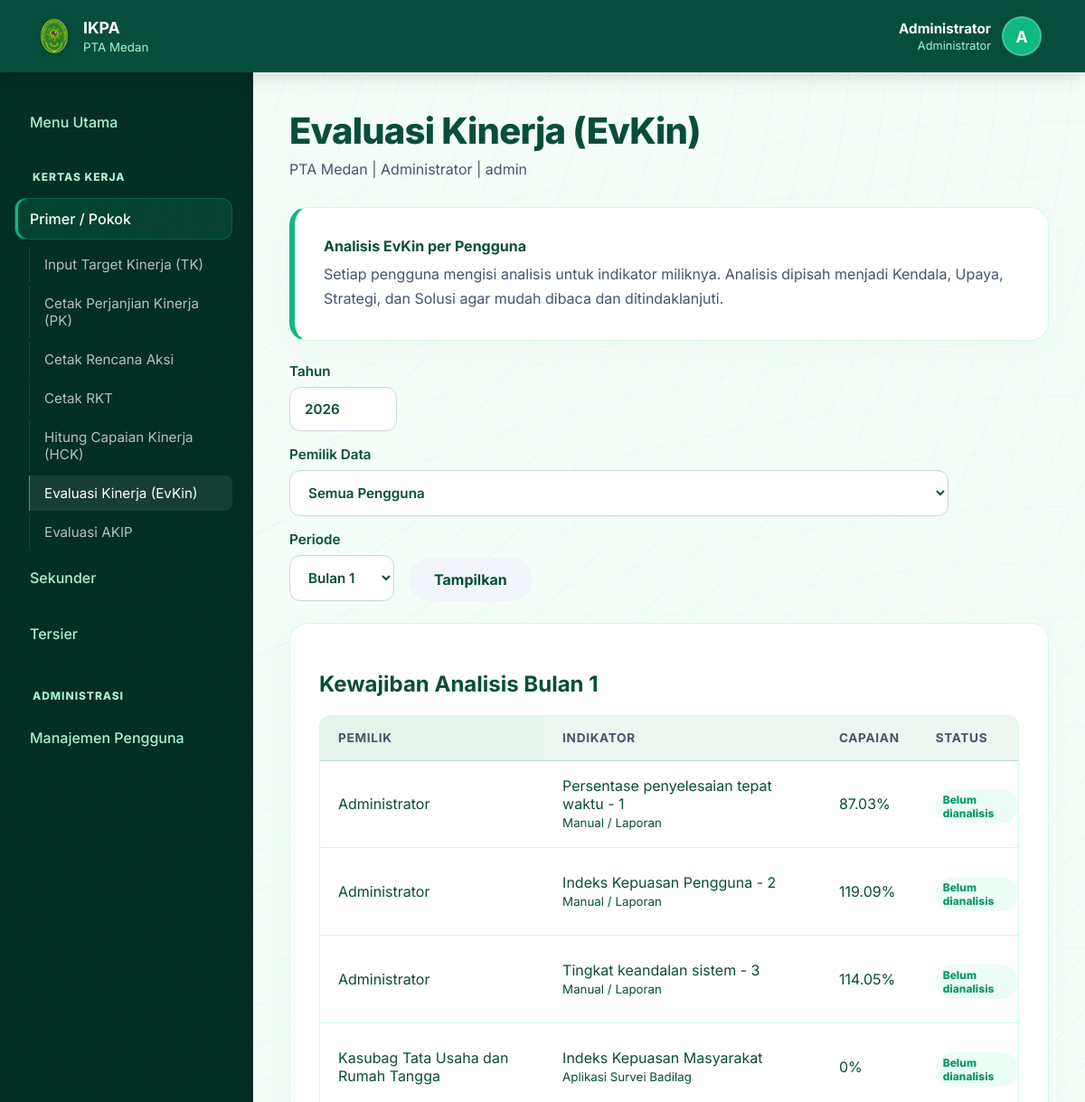
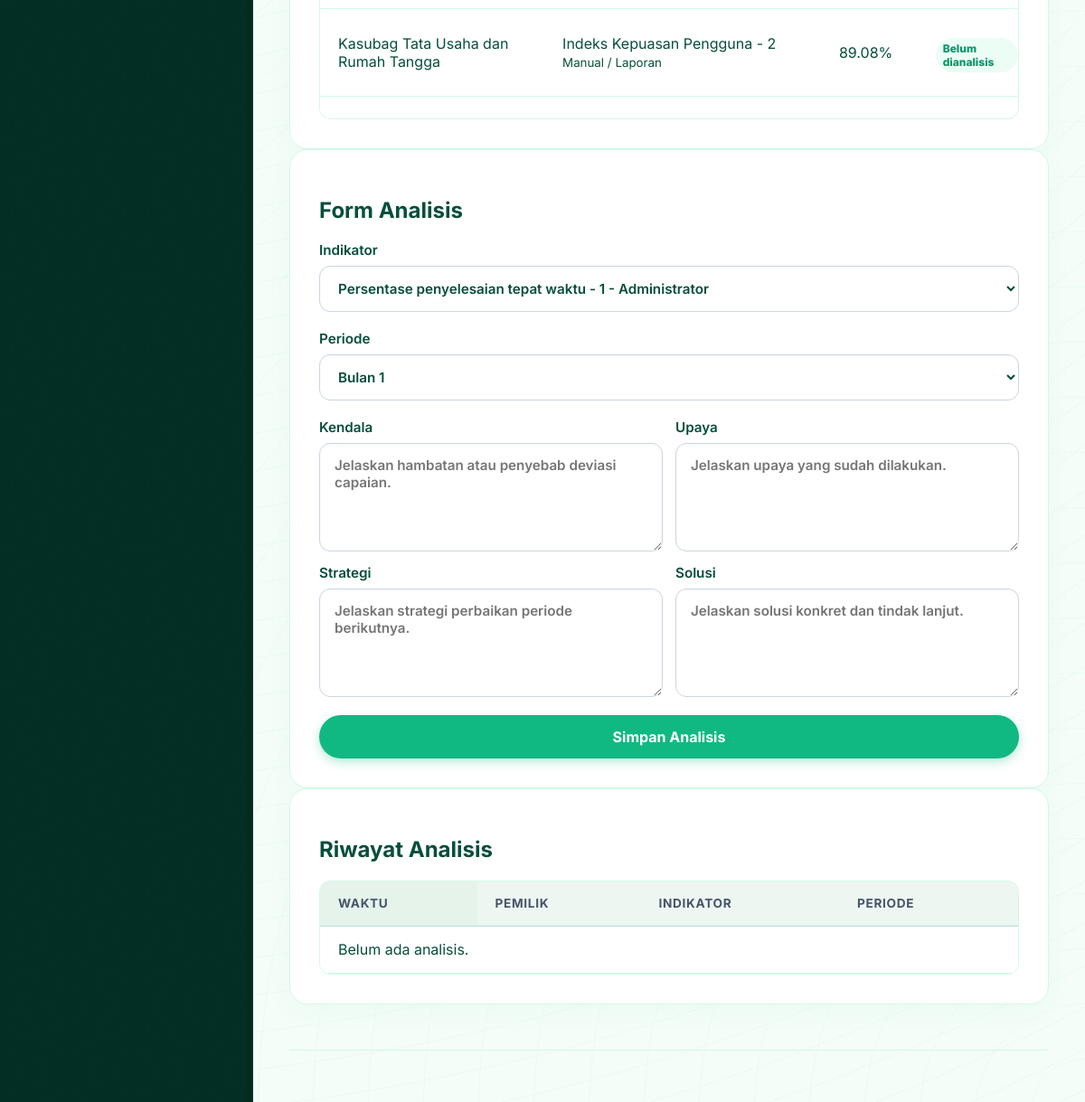
Page /index.php?page=evaluasi (signed in) on the committed database (2 pictures, top to bottom).
### tables this page shows
CREATE TABLE target_kinerja (
            id INTEGER PRIMARY KEY AUTOINCREMENT,
            tahun INTEGER NOT NULL,
            unit TEXT NOT NULL,
            sasaran TEXT NOT NULL,
            indikator TEXT NOT NULL,
            target REAL NOT NULL DEFAULT 0,
            dipa01 REAL NOT NULL DEFAULT 0,
            dipa04 REAL NOT NULL DEFAULT 0,
            real_tw1 REAL NOT NULL DEFAULT 0,
            real_tw2 REAL NOT NULL DEFAULT 0,
            real_tw3 REAL NOT NULL DEFAULT 0,
            real_tw4 REAL NOT NULL DEFAULT 0
        , user_id INTEGER, created_at TEXT, updated_at TEXT, satuan TEXT NOT NULL DEFAULT "", tipe_indikator TEXT NOT NULL DEFAULT "max", sumber_data TEXT NOT NULL DEFAULT "", bobot REAL NOT NULL DEFAULT 1, target_tw1 REAL NOT NULL DEFAULT 0, target_tw2 REAL NOT NULL DEFAULT 0, target_tw3 REAL NOT NULL DEFAULT 0, target_tw4 REAL NOT NULL DEFAULT 0, analisis_kegiatan TEXT NOT NULL DEFAULT "", analisis_upaya TEXT NOT NULL DEFAULT "", analisis_strategi TEXT NOT NULL DEFAULT "", analisis_kendala TEXT NOT NULL DEFAULT "", analisis_solusi TEXT NOT NULL DEFAULT "", metadata TEXT NOT NULL DEFAULT "{}", is_mandatory INTEGER NOT NULL DEFAULT 0, target_jan REAL NOT NULL DEFAULT 0, target_feb REAL NOT NULL DEFAULT 0, target_mar REAL NOT NULL DEFAULT 0, target_apr REAL NOT NULL DEFAULT 0, target_mei REAL NOT NULL DEFAULT 0, target_jun REAL NOT NULL DEFAULT 0, target_jul REAL NOT NULL DEFAULT 0, target_agu REAL NOT NULL DEFAULT 0, target_sep REAL NOT NULL DEFAULT 0, target_okt REAL NOT NULL DEFAULT 0, target_nov REAL NOT NULL DEFAULT 0, target_des REAL NOT NULL DEFAULT 0, real_jan REAL NOT NULL DEFAULT 0, real_feb REAL NOT NULL DEFAULT 0, real_mar REAL NOT NULL DEFAULT 0, real_apr REAL NOT NULL DEFAULT 0, real_mei REAL NOT NULL DEFAULT 0, real_jun REAL NOT NULL DEFAULT 0, real_jul REAL NOT NULL DEFAULT 0, real_agu REAL NOT NULL DEFAULT 0, real_sep REAL NOT NULL DEFAULT 0, real_okt REAL NOT NULL DEFAULT 0, real_nov REAL NOT NULL DEFAULT 0, real_des REAL NOT NULL DEFAULT 0, analisis_capaian TEXT NOT NULL DEFAULT "");

### index.php (called while the page is built, shortened)
<?php
$page = $_GET['page'] ?? 'beranda';
require __DIR__ . "/pages/{$page}.php";

### app/helpers.php (called while the page is built, shortened)
<?php
function h(?string $value): string
{
    return htmlspecialchars($value ?? '', ENT_QUOTES, 'UTF-8');
}
function current_user(): ?array
{
    return $_SESSION['user'] ?? null;
}
function num(mixed $value): float
{
    if (is_numeric($value)) {
        return (float) $value;
    }
    return 0.0;
}
function achievement_value(float $target, float $realisasi, string $type): float
{
    if ($target <= 0 || $realisasi < 0) {
        return 0.0;
    }
    return round(($realisasi / $target) * 100, 2);
}
function target_for_month(array $row, int $month): float
{
    $months = ['jan', 'feb', 'mar', 'apr', 'mei', 'jun', 'jul', 'agu', 'sep', 'okt', 'nov', 'des'];
    $m = $months[$month - 1] ?? 'jan';
    $monthTarget = num($row['target_' . $m] ?? 0);
    return round(num($row['target'] ?? 0) / 12, 2);
}
function achievement_for_month(array $row, int $month): float
{
    $month = max(1, min(12, $month));
    $months = ['jan', 'feb', 'mar', 'apr', 'mei', 'jun', 'jul', 'agu', 'sep', 'okt', 'nov', 'des'];
    $m = $months[$month - 1] ?? 'jan';
    $target = target_for_month($row, $month);
    $realisasi = num($row['real_' . $m] ?? 0);
    return achievement_value($target, $realisasi, (string) ($row['tipe_indikator'] ?? 'max'));
}
function achievement_trend(array $row, int $month): array
{
    $month = max(1, min(12, $month));
    $current = achievement_for_month($row, $month);
    if ($month === 1) {
        return [
            'previous' => null,
            'current' => $current,
            'status' => 'baseline',
            'label' => 'Baseline Bulan 1',
            'jenis' => 'Baseline capaian awal',
            'required' => true,
        ];
    }
    $previous = achievement_for_month($row, $month - 1);
    return [
        'previous' => $previous,
        'current' => $current,
        'status' => $status,
        'label' => $label,
        'jenis' => $jenis,
        'required' => true,
    ];
}
function year_value(): int
{
    $year = (int) ($_GET['tahun'] ?? $_POST['tahun'] ?? date('Y'));
    return max(2020, min(2100, $year));
}
function role_catalog(): array
{
    return [
        'Admin' => [
            'label' => 'Administrator',
            'unit_type' => 'PTA Medan',
            'permissions' => ['manage_users', 'view_all_targets', 'edit_all_targets', 'input_target', 'evaluate', 'print_documents', 'view_reports'],
        ],
        'PanmudBanding' => [
            'label' => 'Panmud Banding',
            'unit_type' => 'PTA Medan',
            'permissions' => ['input_target', 'evaluate', 'print_documents'],
        ],
        'PanmudHukum' => [
            'label' => 'Panmud Hukum',
            'unit_type' => 'PTA Medan',
            'permissions' => ['input_target', 'evaluate', 'print_documents'],
        ],
        'KasubagTURT' => [
            'label' => 'Kasubag Tata Usaha dan Rumah Tangga',
            'unit_type' => 'PTA Medan',
            'permissions' => ['input_target', 'evaluate', 'print_documents'],
        ],
        'Kepegawaian' => [
            'label' => 'Kasubag Kepegawaian dan TI',
            'unit_type' => 'PTA Medan',
            'permissions' => ['input_target', 'evaluate', 'print_documents'],
        ],
        'Keuangan' => [
            'label' => 'Kasubag Keuangan dan Pelaporan',
            'unit_type' => 'PTA Medan',
            'permissions' => ['input_target', 'evaluate', 'print_documents'],
        ],
        'Perencanaan' => [
            'label' => 'Kasubag Perencanaan Program dan Anggaran',
            'unit_type' => 'PTA Medan',
            'permissions' => ['manage_users', 'view_all_targets', 'edit_all_targets', 'input_target', 'evaluate', 'print_documents', 'view_reports'],
        ],
        'SatkerPanmudHukum' => [
            'label' => 'Panmud Hukum Satker PA',
            'unit_type' => 'Satker PA',
            'permissions' => ['input_target', 'evaluate', 'print_documents'],
        ],
        'SatkerKasubagPTIP' => [
            'label' => 'Kasubag PTIP Satker PA',
            'unit_type' => 'Satker PA',
            'permissions' => ['input_target', 'evaluate', 'print_documents'],
        ],
    ];
}
function format_user_label(?string $nama, ?string $role, bool $multiline = false): string {
    $namaStr = trim((string)$nama);
    $roleStr = trim(role_label((string)$role));
    if (strcasecmp($namaStr, $roleStr) === 0) {
        return h($namaStr);
    }
    if ($multiline) {
        return h($namaStr) . '<br><small>' . h($roleStr) . '</small>';
    }
    return h($namaStr) . ' - ' . h($roleStr);
}
function role_label(string $role): string
{
    $roles = role_catalog();
    return $roles[$role]['label'] ?? $role;
}
function user_can(string $permission, ?array $user = null): bool
{
    $user ??= current_user();
    $roles = role_catalog();
    $role = (string) ($user['role'] ?? '');
    $permissions = $roles[$role]['permissions'] ?? [];
    return in_array($permission, $permissions, true);
}
        ?>
    <?php render_footer(); exit;
function render_header(string $title): void
{
    require __DIR__ . '/views/header.php';
}
function render_footer(): void
{
    require __DIR__ . '/views/footer.php';
}

### app/database.php (called while the page is built, shortened)
<?php
function db(): PDO
{
    static $pdo = null;
    if ($pdo instanceof PDO) {
        return $pdo;
    }
    $dataDir = dirname(__DIR__) . DIRECTORY_SEPARATOR . 'data';
    $pdo = new PDO('sqlite:' . $dataDir . DIRECTORY_SEPARATOR . 'ikpa.sqlite');
    $pdo->setAttribute(PDO::ATTR_ERRMODE, PDO::ERRMODE_EXCEPTION);
    $pdo->setAttribute(PDO::ATTR_DEFAULT_FETCH_MODE, PDO::FETCH_ASSOC);
    $pdo->exec('PRAGMA foreign_keys = ON');
    return $pdo;
}

### pages/evaluasi.php (the view, shortened to what this page needs)
<?php
$user = current_user();
$tahun = year_value();
$canViewAll = user_can('view_all_targets');
$selectedUserId = $canViewAll ? (int)($_GET['user_id'] ?? $_POST['user_id'] ?? 0) : (int)$user['id'];
$selectedTw=max(1,min(12,(int)($_GET['triwulan']??1)));
$targetQuery='SELECT tk.*,u.nama owner_nama,u.role owner_role FROM target_kinerja tk LEFT JOIN users u ON u.id=tk.user_id WHERE tk.tahun=:tahun'; $targetParams=['tahun'=>$tahun];
$targetQuery.=' ORDER BY u.unit,u.role,u.nama,tk.id';$targetStmt=db()->prepare($targetQuery);$targetStmt->execute($targetParams);$targets=$targetStmt->fetchAll();
$evaluationMap=[];$mapStmt=db()->query('SELECT target_id,triwulan,COUNT(*) total FROM evaluasi GROUP BY target_id,triwulan');foreach($mapStmt->fetchAll() as $row)$evaluationMap[(int)$row['target_id'].'-'.(int)$row['triwulan']]=(int)$row['total'];
$evalQuery='SELECT e.*,t.indikator,u.nama owner_nama,u.role owner_role FROM evaluasi e JOIN target_kinerja t ON t.id=e.target_id LEFT JOIN users u ON u.id=t.user_id WHERE t.tahun=:tahun';$evalParams=['tahun'=>$tahun];
if($canViewAll&&$selectedUserId>0){$evalQuery.=' AND t.user_id=:user_id';$evalParams['user_id']=$selectedUserId;}elseif(!$canViewAll){$evalQuery.=' AND t.user_id=:user_id';$evalParams['user_id']=(int)$user['id'];}$evalQuery.=' ORDER BY e.created_at DESC,e.id DESC';$evalStmt=db()->prepare($evalQuery);$evalStmt->execute($evalParams);$evaluations=$evalStmt->fetchAll();
render_header('Evaluasi Kinerja (EvKin)'); ?>
<section class="panel analysis-rule"><strong>Analisis EvKin per Pengguna</strong><p>Setiap pengguna mengisi analisis untuk indikator miliknya. Analisis dipisah menjadi Kendala, Upaya, Strategi, dan Solusi agar mudah dibaca dan ditindaklanjuti.</p></section>
<form method="get" class="toolbar"><label>Tahun<input type="number" name="tahun" min="2020" max="2100" value="<?= h((string)$tahun) ?>"></label><?php if($canViewAll):?><label>Pemilik Data<select name="user_id"><option value="0">Semua Pengguna</option></select></label><?php endif;?><label>Periode<select name="triwulan"><?php for($i=1;$i<=12;$i++):?><option value="<?= $i ?>" <?= $i===$selectedTw?'selected':'' ?>>Bulan <?= $i ?></option><?php endfor;?></select></label><button class="secondary">Tampilkan</button></form>
<section class="panel"><h2>Kewajiban Analisis Bulan <?= $selectedTw ?></h2><div class="table-responsive data-scroll"><table><thead><tr><?php if($canViewAll):?><th>Pemilik</th><?php endif;?><th>Indikator</th><th>Capaian</th><th>Status</th></tr></thead><tbody><?php foreach($targets as $target):$trend=achievement_trend($target,$selectedTw);$has=($evaluationMap[(int)$target['id'].'-'.$selectedTw]??0)>0;?><tr><?php if($canViewAll):?><td><?= format_user_label($target['owner_nama']??'',$target['owner_role']??'',true) ?></td><?php endif;?><td><?= h((string)$target['indikator']) ?><br><small><?= h((string)($target['sumber_data']?:'Sumber belum diisi')) ?></small></td><td><?= h((string)$trend['current']) ?>%</td><td><span class="small-badge"><?= $has?'Analisis tersedia':'Belum dianalisis' ?></span></td></tr><?php endforeach;?></tbody></table></div></section>
<section class="panel" id="form-evkin"><h2>Form Analisis</h2><form method="post" class="form-grid"><input type="hidden" name="tahun" value="<?= $tahun ?>"><input type="hidden" name="user_id" value="<?= $selectedUserId ?>"><label>Indikator<select name="target_id" required><?php foreach($targets as $target):?><option value="<?= h((string)$target['id']) ?>" <?= (int)($_GET['target_id']??0)===(int)$target['id']?'selected':'' ?>><?= h((string)$target['indikator']) ?><?= $canViewAll?' - '.h((string)($target['owner_nama']??'-')):'' ?></option><?php endforeach;?></select></label><label>Periode<select name="triwulan"><?php for($i=1;$i<=12;$i++):?><option value="<?= $i ?>" <?= $i===$selectedTw?'selected':'' ?>>Bulan <?= $i ?></option><?php endfor;?></select></label><div class="evkin-analysis-grid"><label>Kendala<textarea name="kendala" required placeholder="Jelaskan hambatan atau penyebab deviasi capaian."></textarea></label><label>Upaya<textarea name="upaya" required placeholder="Jelaskan upaya yang sudah dilakukan."></textarea></label><label>Strategi<textarea name="strategi" required placeholder="Jelaskan strategi perbaikan periode berikutnya."></textarea></label><label>Solusi<textarea name="solusi" required placeholder="Jelaskan solusi konkret dan tindak lanjut."></textarea></label></div><button type="submit" <?= !$targets?'disabled':'' ?>>Simpan Analisis</button></form></section>
<section class="panel"><h2>Riwayat Analisis</h2><div class="table-responsive data-scroll"><table><thead><tr><th>Waktu</th><?php if($canViewAll):?><th>Pemilik</th><?php endif;?><th>Indikator</th><th>Periode</th><th></th></tr></thead><tbody><?php if(!$evaluations):?><tr><td colspan="<?= $canViewAll?5:4 ?>">Belum ada analisis.</td></tr><?php endif;?></tbody></table></div></section>

### rows in the picture
target_kinerja: owner_role "Administrator", indikator "Persentase penyelesaian tepat waktu - 1", sumber_data "Manual / Laporan", current "87.03", shows "Belum dianalisis"
target_kinerja: owner_role "Administrator", indikator "Indeks Kepuasan Pengguna - 2", sumber_data "Manual / Laporan", current "119.09", shows "Belum dianalisis"
target_kinerja: owner_role "Administrator", indikator "Tingkat keandalan sistem - 3", sumber_data "Manual / Laporan", current "114.05", shows "Belum dianalisis"
target_kinerja: owner_role "Kasubag Tata Usaha dan Rumah Tangga", indikator "Indeks Kepuasan Masyarakat", sumber_data "Aplikasi Survei Badilag", current "0", shows "Belum dianalisis"
target_kinerja: owner_role "Kasubag Tata Usaha dan Rumah Tangga", indikator "Indeks Kepuasan Pengguna - 2", sumber_data "Manual / Laporan", current "89.08", shows "Belum dianalisis"

### other values in the picture
$user['nama'] "Administrator"
role_label((string) $user['role']) "Administrator"
substr($user['nama'], 0, 1) "A"
$groupLabel "Primer / Pokok"
$label "Input Target Kinerja (TK)"
$label "Cetak Perjanjian Kinerja (PK)"
$label "Cetak Rencana Aksi"
$label "Cetak RKT"
$label "Hitung Capaian Kinerja (HCK)"
$label "Evaluasi Kinerja (EvKin)"
$label "Evaluasi AKIP"
$groupLabel "Sekunder"
$groupLabel "Tersier"
$title "Evaluasi Kinerja (EvKin)"
$user['unit'] "PTA Medan"
